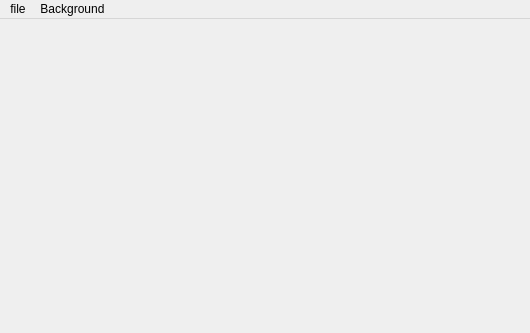
<?xml version="1.0" encoding="UTF-8"?>
<ui version="4.0">
 <class>MainWindow</class>
 <widget class="QMainWindow" name="MainWindow">
  <property name="geometry">
   <rect>
    <x>0</x>
    <y>0</y>
    <width>530</width>
    <height>333</height>
   </rect>
  </property>
  <property name="sizePolicy">
   <sizepolicy hsizetype="Preferred" vsizetype="Preferred">
    <horstretch>0</horstretch>
    <verstretch>0</verstretch>
   </sizepolicy>
  </property>
  <property name="windowTitle">
   <string>Mystic Square </string>
  </property>
  <property name="windowIcon">
   <iconset>
    <normaloff>../build-projet_diga-Desktop-Debug/puzzle.png</normaloff>../build-projet_diga-Desktop-Debug/puzzle.png</iconset>
  </property>
  <property name="locale">
   <locale language="French" country="France"/>
  </property>
  <property name="iconSize">
   <size>
    <width>60</width>
    <height>60</height>
   </size>
  </property>
  <widget class="QWidget" name="centralwidget"/>
  <widget class="QMenuBar" name="menubar">
   <property name="geometry">
    <rect>
     <x>0</x>
     <y>0</y>
     <width>530</width>
     <height>22</height>
    </rect>
   </property>
   <widget class="QMenu" name="menuFicher">
    <property name="title">
     <string>file</string>
    </property>
    <addaction name="_nouvpartie"/>
    <addaction name="_chargpart"/>
    <addaction name="_sauvpart"/>
    <addaction name="separator"/>
    <addaction name="_quitpart"/>
   </widget>
   <widget class="QMenu" name="menuFond">
    <property name="title">
     <string>Background</string>
    </property>
    <addaction name="_imgor"/>
    <addaction name="_imgfo"/>
    <addaction name="_imgarb"/>
    <addaction name="_imgre"/>
   </widget>
   <widget class="QMenu" name="menuaide">
    <property name="font">
     <font>
      <weight>50</weight>
      <bold>false</bold>
     </font>
    </property>
    <property name="title">
     <string/>
    </property>
    <addaction name="action_A_propos_de_QT"/>
    <addaction name="action_A_Propos_de_Taquin"/>
   </widget>
   <addaction name="menuFicher"/>
   <addaction name="menuFond"/>
   <addaction name="menuaide"/>
  </widget>
  <action name="_nouvpartie">
   <property name="text">
    <string>New part</string>
   </property>
  </action>
  <action name="_chargpart">
   <property name="text">
    <string>Load part</string>
   </property>
  </action>
  <action name="_quitpart">
   <property name="text">
    <string>Quit</string>
   </property>
  </action>
  <action name="_sauvpart">
   <property name="text">
    <string>Save part</string>
   </property>
  </action>
  <action name="_imgor">
   <property name="text">
    <string>Orginal</string>
   </property>
  </action>
  <action name="_imgfo">
   <property name="text">
    <string>Forest</string>
   </property>
  </action>
  <action name="_imgarb">
   <property name="text">
    <string>Tree</string>
   </property>
  </action>
  <action name="_imgre">
   <property name="text">
    <string>Network</string>
   </property>
  </action>
  <action name="action_A_propos_de_QT">
   <property name="text">
    <string>About QT</string>
   </property>
  </action>
  <action name="action_A_Propos_de_Taquin">
   <property name="text">
    <string>About Mystic Square </string>
   </property>
  </action>
 </widget>
 <resources/>
 <connections/>
</ui>
